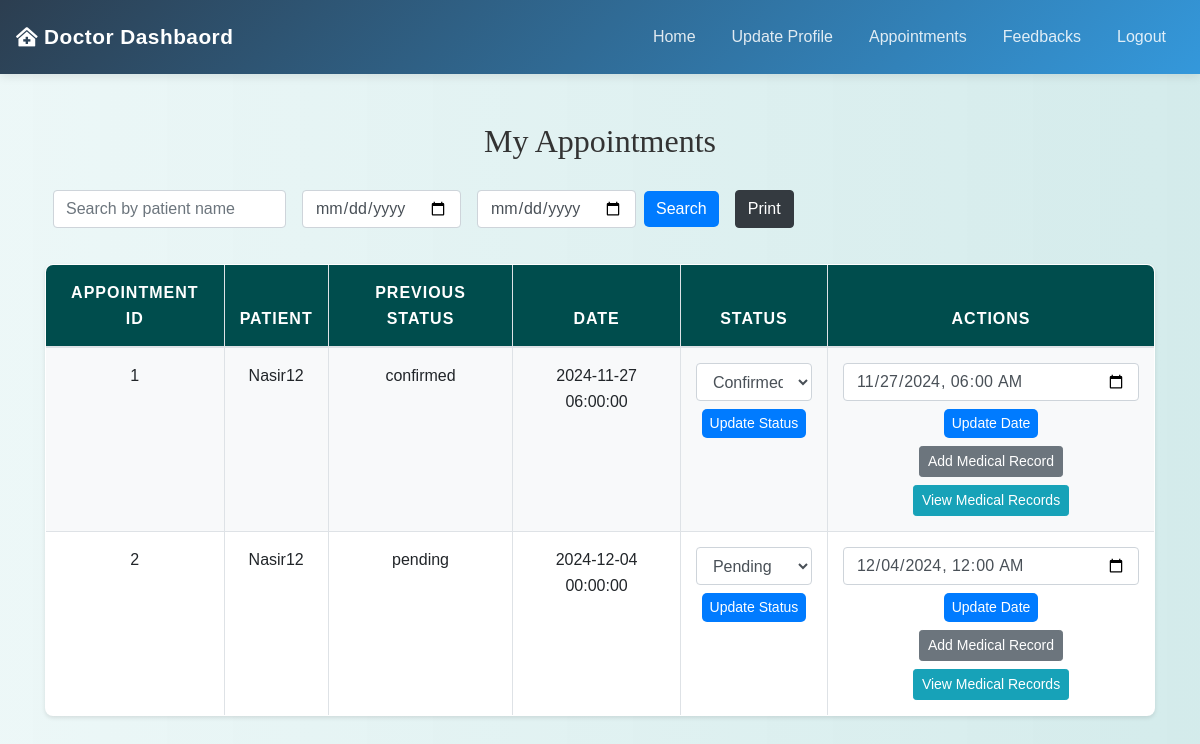
Before: /doctor/view_appointments.php (signed in) with the older database file.
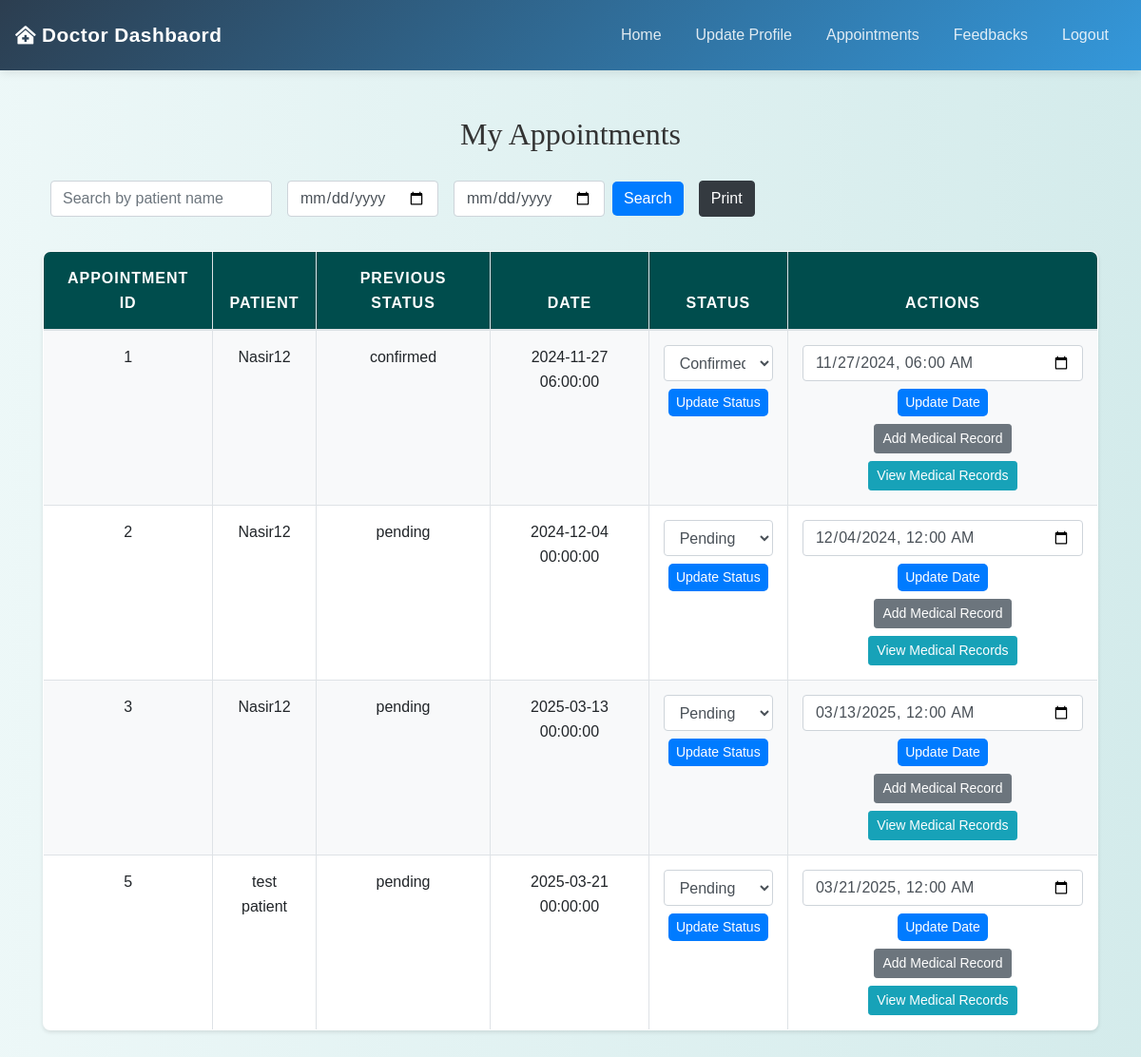
After: the same page with the newer database file.
### tables this page shows
CREATE TABLE `appointments` (
  `appointment_id` int(11) NOT NULL,
  `patient_id` int(11) DEFAULT NULL,
  `doctor_id` int(11) DEFAULT NULL,
  `appointment_date` datetime DEFAULT NULL,
  `status` enum('pending','confirmed','completed','cancelled') DEFAULT 'pending',
  `created_at` timestamp NOT NULL DEFAULT current_timestamp(),
  `updated_at` timestamp NOT NULL DEFAULT current_timestamp() ON UPDATE current_timestamp()
);

CREATE TABLE `users` (
  `id` int(11) NOT NULL,
  `username` varchar(50) NOT NULL,
  `first_name` varchar(100) NOT NULL,
  `last_name` varchar(100) NOT NULL,
  `password` varchar(255) NOT NULL,
  `email` varchar(100) NOT NULL,
  `phone` varchar(20) NOT NULL,
  `mobile` varchar(15) NOT NULL,
  `cnic` varchar(20) NOT NULL,
  `state` varchar(100) NOT NULL,
  `city` varchar(100) NOT NULL,
  `age` int(11) DEFAULT NULL
);

### doctor/view_appointments.php (the view, shortened to what the changed rows need)
<?php
include('config.php');
$search_patient_name = $from_date = $to_date = "";
$doctor_id = $_SESSION["doctor_id"];
$sql = "SELECT appointments.appointment_id, appointments.appointment_date, appointments.status, users.username AS patient_name, appointments.patient_id
        FROM appointments
        INNER JOIN users ON appointments.patient_id = users.id
        WHERE doctor_id = ?";
$stmt = mysqli_prepare($conn, $sql);
if (!empty($search_patient_name) && !empty($from_date) && !empty($to_date)) {
    $search_patient_name = "%" . $search_patient_name . "%";
    mysqli_stmt_bind_param($stmt, "isss", $doctor_id, $search_patient_name, $from_date, $to_date);
} elseif (!empty($search_patient_name)) {
    $search_patient_name = "%" . $search_patient_name . "%";
    mysqli_stmt_bind_param($stmt, "is", $doctor_id, $search_patient_name);
} elseif (!empty($from_date) && !empty($to_date)) {
    mysqli_stmt_bind_param($stmt, "iss", $doctor_id, $from_date, $to_date);
} else {
    mysqli_stmt_bind_param($stmt, "i", $doctor_id);
}
mysqli_stmt_execute($stmt);
$result = mysqli_stmt_get_result($stmt);
?>
<!DOCTYPE html>
<html>
<head>
    <link rel="stylesheet" href="https://maxcdn.bootstrapcdn.com/bootstrap/4.5.2/css/bootstrap.min.css">
    <link rel="stylesheet" href="../css/style.css">
</head>
<body>
<?php include('navbar.php'); ?>
<div class="container mt-5">
    <h2 class="text-center">My Appointments</h2>
    <div class="row">
        <div class="col-md-12">
            <table class="table table-bordered">
                <thead>
                    <tr>
                        <th>Appointment ID</th>
                        <th>Patient</th>
                        <th>Previous Status</th>
                        <th>Date</th>
                        <th>Status</th>
                        <th>Actions</th>
                    </tr>
                </thead>
                <tbody>
                    <?php while ($row = mysqli_fetch_assoc($result)): ?>
                        <tr>
                            <td><?php echo htmlspecialchars($row['appointment_id']); ?></td>
                            <td><?php echo htmlspecialchars($row['patient_name']); ?></td>
                            <td><?php echo htmlspecialchars($row['status']); ?></td>
                            <td><?php echo htmlspecialchars($row['appointment_date']); ?></td>
                            <td>
                                <form action="<?php echo htmlspecialchars($_SERVER["PHP_SELF"]); ?>" method="post">
                                    <select name="status" class="form-control" required>
                                        <option value="pending" <?php echo $row['status'] == 'pending' ? 'selected' : ''; ?>>Pending</option>
                                        <option value="confirmed" <?php echo $row['status'] == 'confirmed' ? 'selected' : ''; ?>>Confirmed</option>
                                    </select>
                                    <button type="submit" name="update_status" class="btn btn-primary btn-sm mt-2">Update Status</button>
                                </form>
                            </td>
                            <td>
                                <form action="<?php echo htmlspecialchars($_SERVER["PHP_SELF"]); ?>" method="post">
                                    <input type="datetime-local" name="appointment_date" class="form-control"
                                           value="<?php echo date('Y-m-d\TH:i', strtotime($row['appointment_date'])); ?>"
                                           min="<?php echo date('Y-m-d\TH:i'); ?>" required>
                                    <button type="submit" name="update_date" class="btn btn-primary btn-sm mt-2">Update Date</button>
                                </form>
                                <a href="add_medical_record.php?patient_id=<?php echo $row['patient_id']; ?>&appointment_id=<?php echo $row['appointment_id']; ?>" class="btn btn-secondary btn-sm mt-2">Add Medical Record</a>
                                <a href="view_medical_records.php?patient_id=<?php echo $row['patient_id']; ?>" class="btn btn-info btn-sm mt-2">View Medical Records</a>
                            </td>
                        </tr>
                    <?php endwhile; ?>
                </tbody>
            </table>
        </div>
    </div>
</div>
</body>
</html>

Changed rows visible on the page:
added appointments: appointment_id "3", patient.username "Nasir12", status "pending", appointment_date "2025-03-13 00:00:00", status "Pending", appointment_date "03/13/2025 00:00"
added appointments: appointment_id "5", patient.username "test patient", status "pending", appointment_date "2025-03-21 00:00:00", status "Pending", appointment_date "03/21/2025 00:00"
